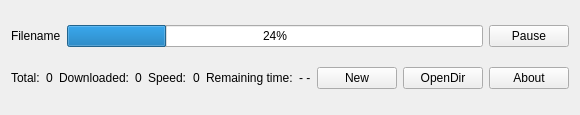
<?xml version="1.0" encoding="UTF-8"?>
<ui version="4.0">
 <class>MainWindow</class>
 <widget class="QMainWindow" name="MainWindow">
  <property name="geometry">
   <rect>
    <x>0</x>
    <y>0</y>
    <width>535</width>
    <height>115</height>
   </rect>
  </property>
  <property name="maximumSize">
   <size>
    <width>1920</width>
    <height>1080</height>
   </size>
  </property>
  <property name="windowTitle">
   <string>mDownloader</string>
  </property>
  <property name="windowIcon">
   <iconset resource="../mDownloader.qrc">
    <normaloff>:/icon/motocool.jpg</normaloff>:/icon/motocool.jpg</iconset>
  </property>
  <widget class="QWidget" name="centralWidget">
   <layout class="QGridLayout" name="gridLayout">
    <item row="1" column="0">
     <layout class="QHBoxLayout" name="horizontalLayout_2">
      <item>
       <widget class="QLabel" name="labelTotal">
        <property name="text">
         <string>Total:</string>
        </property>
       </widget>
      </item>
      <item>
       <widget class="QLabel" name="labelTotalValue">
        <property name="text">
         <string>0</string>
        </property>
       </widget>
      </item>
      <item>
       <widget class="QLabel" name="labelDownloaded">
        <property name="text">
         <string>Downloaded:</string>
        </property>
       </widget>
      </item>
      <item>
       <widget class="QLabel" name="labelDownloadedValue">
        <property name="maximumSize">
         <size>
          <width>100</width>
          <height>16777215</height>
         </size>
        </property>
        <property name="text">
         <string>0</string>
        </property>
       </widget>
      </item>
      <item>
       <widget class="QLabel" name="labelSpeed">
        <property name="text">
         <string>Speed:</string>
        </property>
       </widget>
      </item>
      <item>
       <widget class="QLabel" name="labelSpeedValue">
        <property name="maximumSize">
         <size>
          <width>100</width>
          <height>16777215</height>
         </size>
        </property>
        <property name="text">
         <string>0</string>
        </property>
       </widget>
      </item>
      <item>
       <widget class="QLabel" name="labelRemainingTime">
        <property name="text">
         <string>Remaining time:</string>
        </property>
       </widget>
      </item>
      <item>
       <widget class="QLabel" name="labelReaminingTimeValue">
        <property name="maximumSize">
         <size>
          <width>100</width>
          <height>16777215</height>
         </size>
        </property>
        <property name="text">
         <string>- -</string>
        </property>
       </widget>
      </item>
      <item>
       <widget class="QPushButton" name="pushButtonNew">
        <property name="text">
         <string>New</string>
        </property>
       </widget>
      </item>
      <item>
       <widget class="QPushButton" name="pushButtonOpenDir">
        <property name="text">
         <string>OpenDir</string>
        </property>
       </widget>
      </item>
      <item>
       <widget class="QPushButton" name="pushButtonAbout">
        <property name="text">
         <string>About</string>
        </property>
       </widget>
      </item>
     </layout>
    </item>
    <item row="0" column="0">
     <layout class="QHBoxLayout" name="horizontalLayout">
      <item>
       <widget class="QLabel" name="labelFileName">
        <property name="text">
         <string>Filename</string>
        </property>
       </widget>
      </item>
      <item>
       <widget class="QProgressBar" name="progressBar">
        <property name="value">
         <number>24</number>
        </property>
       </widget>
      </item>
      <item>
       <widget class="QPushButton" name="pushButtonPause">
        <property name="text">
         <string>Pause</string>
        </property>
       </widget>
      </item>
     </layout>
    </item>
   </layout>
  </widget>
  <action name="actionCreate">
   <property name="text">
    <string>Create</string>
   </property>
  </action>
  <action name="actionThis">
   <property name="text">
    <string>this</string>
   </property>
  </action>
 </widget>
 <layoutdefault spacing="6" margin="11"/>
 <resources>
  <include location="../mDownloader.qrc"/>
 </resources>
 <connections/>
</ui>
